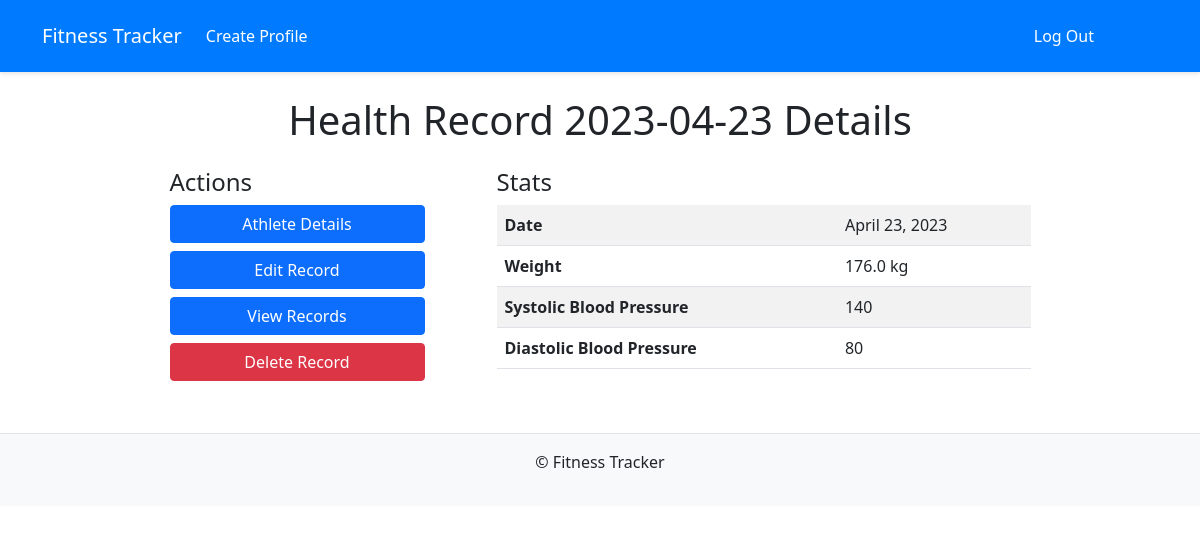
Page /1/1/view_record (signed in) on the committed database.
### core/models.py (models this page shows)
class HealthRecord(models.Model):
    class Meta:
        ordering = ('-date',)
    athlete = models.ForeignKey(Athlete, on_delete=models.CASCADE)
    date = models.DateField()
    weight = models.DecimalField(decimal_places=1, max_digits=4)
    blood_pressure_sys = models.IntegerField(validators=[MinValueValidator(30), MaxValueValidator(170)], null=True, blank=True)
    blood_pressure_dia = models.IntegerField(validators=[MinValueValidator(30), MaxValueValidator(170)], null=True, blank=True)
    def __str__(self):
        return f'Health Record {self.date}'

### core/views.py (the view)
# urls.py: path('<int:athlete_pk>/<int:record_pk>/view_record', views.ViewHealthRecord.as_view(), name="view_record"),
class ViewHealthRecord(View, LoginRequiredMixin):
    def get(self, request, athlete_pk, record_pk):
        user = request.user
        athlete = Athlete.objects.get(user=user, pk=athlete_pk)
        record = HealthRecord.objects.get(athlete=athlete, pk=record_pk)
        context = {
            'athlete': athlete,
            'record': record,
        }
        return render(request, 'core/view_record.html', context)

### core/templates/core/view_record.html (shortened to what this page needs)
{% extends 'core/base.html' %}
{% block content %}
    <div class="container">
        <h1 class="my-4 text-center">{{ record }} Details</h1>
        <div class="row justify-content-center">
            <div class="col-md-3 me-5">
                <h4>Actions</h4>
                <div class="d-grid gap-2">
                    <a href="{% url 'core:view_profile' athlete.id %}" class="btn btn-primary">Athlete Details</a>
                    <a href="{% url 'core:edit_record' athlete.id record.id %}" class="btn btn-primary">Edit Record</a>
                    <a href="#" class="btn btn-primary">View Records</a>
                    <a href="{% url 'core:delete_record' athlete.id record.id %}" class="btn btn-danger" onclick="return confirm('Are you sure you want to delete this record?');">Delete Record</a>
                </div>
            </div>
            <div class="col-md-6">
                <h4>Stats</h4>
                <table class="table table-striped">
                    <tbody>
                        <tr>
                            <th>Date</th>
                            <td>{{ record.date }}</td>
                        </tr>
                        <tr>
                            <th>Weight</th>
                            <td>{{ record.weight }} kg</td>
                        </tr>
                        <tr>
                            <th>Systolic Blood Pressure</th>
                            <td>{{ record.blood_pressure_sys }}</td>
                        </tr>
                        <tr>
                            <th>Diastolic Blood Pressure</th>
                            <td>{{ record.blood_pressure_dia }}</td>
                        </tr>
                    </tbody>
                </table>
            </div>
        </div>
    </div>
{% endblock content %}

### rows in the picture
HealthRecord: date "Health Record 2023-04-23", date "April 23, 2023", weight "176.0", blood_pressure_sys "140", blood_pressure_dia "80"
